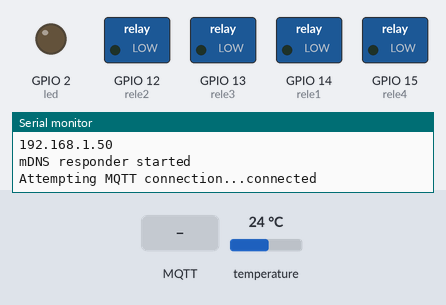
A sketch run on a simulated ESP8266 (NodeMCU). On the bench: switched loads named in the sketch (green lamp = pin HIGH), output pins drawn as LEDs (lit = HIGH), the last lines printed to the serial monitor. The test bench sets the inputs (shaded band); at power-on: temperature 24 °C. WiFi joins after 1.5 s; servers stay silent unless stated; no MQTT or app messages arrive unless stated; pins used as bus, display or sensor lines are not drawn.

Above: at 2.7 s.
2.8 s: MQTT message "Encender" arrives on the first subscribed topic
At 3.5 s:
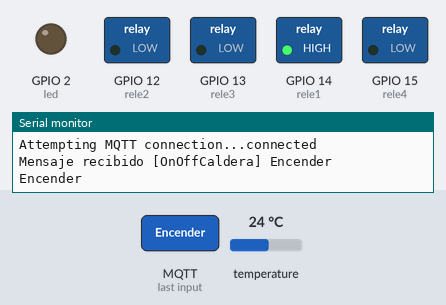
4.3 s: MQTT message "Apagar" arrives on the first subscribed topic
At 4.6 s:
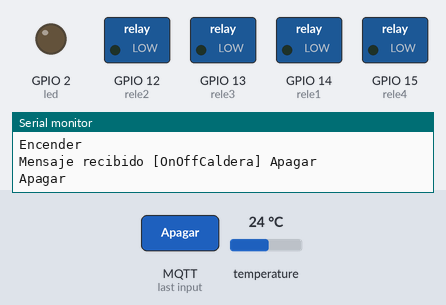
Timing chart, 0 to 7.3 s (numbered marks = the images above; inputs shaded):
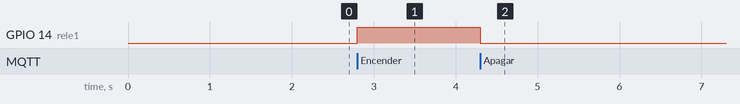

Measured:
- after the input at 2.8 s, GPIO 14 (rele1): LOW → HIGH at once
- after the input at 4.3 s, GPIO 14 (rele1): HIGH → LOW at once

The sketch:

PlacaReles.ino
```cpp
#include <ESP8266WiFi.h>
#include <PubSubClient.h>
#include <ESP8266mDNS.h>
#include <ArduinoOTA.h>
#include <OneWire.h>
#include <DallasTemperature.h>
#include <WiFiUdp.h>

#define wifi_ssid "12MiCasa12-24G"
#define wifi_password "Almunia-12MZN"
#define mqtt_server "192.168.1.55"

/*asignacion pines  ESP8266 */
int rele1 = 14;            //CALDERA D5
int rele2 = 12;            //SIRENA  D6
int rele3 = 13;             // D7
int rele4 = 15;             // D8
int Builtin_Led = 2;
#define ONE_WIRE_BUS 2  // DS18B20 pin  D4

// Update these with values suitable for your network.
IPAddress ip(192,168,1,200);  //Node static IP
IPAddress gateway(192,168,1,1);
IPAddress subnet(255,255,255,0);

/*instancias*/
WiFiClient espClient;
PubSubClient client(espClient);
OneWire oneWire(ONE_WIRE_BUS);
DallasTemperature DS18B20(&oneWire);
DeviceAddress tempDeviceAddress;

/*Variables Globales*/
// Topic con el que trabajamos
const char* topic_OnOffCaldera = "OnOffCaldera";
const char* topic_EstadoCaldera = "EstadoCaldera";
const char* topic_Temp_Lavadora = "Temperatura_Lavadora";

//variables globales
String Estado_caldera = "Desconocido";
String inData;
long previousMillis = 0;
long lastTemp = 0;
float temp=0;
long lastMsg = 0;

void byteToChar(byte* bytes, char* chars, unsigned int count){
    for(unsigned int i = 0; i < count; i++)
       chars[i] = (char)bytes[i];
}

/*FUNCIONES*/
void callback(char* topic, byte* payload, unsigned int length) { /*Que hacer cuadno llega un mensaje*/
 //gestionar los mensajes recibidos en los topics subscritos
   Serial.print("Mensaje recibido [");  Serial.print(topic);  Serial.print("] ");
    String dato="";
    for (int i = 0; i < length ; i++) {
        Serial.print((char)payload[i]);
        dato=dato+(char)payload[i];
    }
  Serial.println("");
    Serial.println(dato);
   // Comprobar si hay que subir o bajar
    if ( dato.equals("Encender")) {
    digitalWrite(2, LOW);   // Turn the LED on (Note that LOW is the voltage level
    EncenderCaldera();
  } else if (dato.equals("Apagar")){
    digitalWrite(2, HIGH);  // Turn the LED off by making the voltage HIGH
    ApagarCaldera();
  }  else if (dato.equals("Toggle")){
    toggle();

  }
 }

void setup() {
  pinMode(2, OUTPUT);        /* builtin led*/
  digitalWrite(2, LOW);      /*encender led  */
  pinMode(rele1, OUTPUT);
  pinMode(rele2, OUTPUT);
  pinMode(rele3, OUTPUT);
  pinMode(rele4, OUTPUT);
  digitalWrite(rele1, LOW);     //poner a 0 los reles
  digitalWrite(rele2, LOW);
  Serial.begin(115200);
  setup_wifi();
  client.setServer(mqtt_server, 1883);
  client.setCallback(callback);
   ArduinoOTA.setHostname("HostPlacaReles");
  if (!MDNS.begin("ESP_Placa_Reles_Caldera")) {
    Serial.println("Error setting up MDNS responder!");
  }
  Serial.println("mDNS responder started");
  MDNS.addService("http", "tcp", 80); // Announce esp tcp service on port 8080
  MDNS.addService("mqtt", "tcp", 1883); // Announce esp tcp service on port 8080

  ArduinoOTA.onStart([]() {
   Serial.println("Start");
  });
 ArduinoOTA.onEnd([]() {
  Serial.println("\nEnd");
 });
 ArduinoOTA.onProgress([](unsigned int progress, unsigned int total) {
  Serial.printf("Progress: %u%%\r", (progress / (total / 100)));
 });
 ArduinoOTA.onError([](ota_error_t error) {
  Serial.printf("Error[%u]: ", error);
   if (error == OTA_AUTH_ERROR) Serial.println("Auth Failed");
    else if (error == OTA_BEGIN_ERROR) Serial.println("Begin Failed");
    else if (error == OTA_CONNECT_ERROR) Serial.println("Connect Failed");
    else if (error == OTA_RECEIVE_ERROR) Serial.println("Receive Failed");
    else if (error == OTA_END_ERROR) Serial.println("End Failed");
 });
 ArduinoOTA.begin();
  DS18B20.begin();
 DS18B20.getAddress(tempDeviceAddress, 0);
 DS18B20.setResolution(tempDeviceAddress,12);
  digitalWrite(2, HIGH);//apagar led
}

void setup_wifi() {
  delay(10);
  // We start by connecting to a WiFi network
  Serial.println();
  Serial.print("Connecting to ");
  Serial.println(wifi_ssid);
  WiFi.mode(WIFI_STA);
  WiFi.config(ip, gateway, subnet,gateway);
  WiFi.begin(wifi_ssid, wifi_password);
  while (WiFi.status() != WL_CONNECTED) {
    delay(500);
    Serial.print(".");
  }
  Serial.println("");
  Serial.println("WiFi connected");
  Serial.println("IP address: ");
  Serial.println(WiFi.localIP());
}

void reconnect() {
  // Loop until we're reconnected
  while (!client.connected()) {
    Serial.print("Attempting MQTT connection...");
    // Create a random client ID
    String clientId = "PlacaReles";
    // Attempt to connect
    if (client.connect(clientId.c_str())) {
      Serial.println("connected");
      client.subscribe("OnOffCaldera"); /*SUSCRIBIRSE A LOS IN TOPICS*/
    } else {
      Serial.print("failed, rc=");
      Serial.print(client.state());
      Serial.println(" try again in 5 seconds");
      // Wait 5 seconds before retrying
      delay(5000);
    }
  }
}


void loop() {
  if (!client.connected()) {
    reconnect();
  }
  client.loop();
  ArduinoOTA.handle();

  //enviar topics ciclicamente para refrescar datos
 long now = millis();  //temporizar publicaciones
  if (now - lastMsg > 10000) {
    lastMsg = now;
    GetTemperature();
    Publicar();
  }

}

void GetTemperature(){
  DS18B20.requestTemperatures();
  temp = DS18B20.getTempCByIndex(0);
  Serial.println("Temperatura:");
  Serial.println(temp);
}

void ApagarCaldera(){
 digitalWrite(rele1,LOW);
 Estado_caldera = "Apagada";
 digitalWrite(2, HIGH);
 Publicar();
}

void EncenderCaldera(){
 digitalWrite(rele1,HIGH);
  Estado_caldera = "Encendida";
 digitalWrite(2, LOW);
 Publicar();
}

void toggle(){
 if (Estado_caldera.equals("Apagado")){
  EncenderCaldera();
 } else {
  ApagarCaldera();
 }
}
void Publicar(){
  client.publish("EstadoCaldera", String(Estado_caldera).c_str(), true);
  client.publish("Temperatura_Lavadora", String(temp).c_str(), true);
}
```
